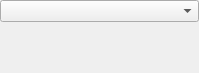
<?xml version="1.0" encoding="UTF-8"?>
<ui version="4.0">
 <class>MathsWidget</class>
 <widget class="QWidget" name="MathsWidget">
  <property name="geometry">
   <rect>
    <x>0</x>
    <y>0</y>
    <width>199</width>
    <height>73</height>
   </rect>
  </property>
  <property name="windowTitle">
   <string>Form</string>
  </property>
  <layout class="QVBoxLayout" name="verticalLayout_2">
   <property name="spacing">
    <number>0</number>
   </property>
   <property name="leftMargin">
    <number>0</number>
   </property>
   <property name="topMargin">
    <number>0</number>
   </property>
   <property name="rightMargin">
    <number>0</number>
   </property>
   <property name="bottomMargin">
    <number>0</number>
   </property>
   <item>
    <layout class="QVBoxLayout" name="verticalLayout">
     <item>
      <widget class="QComboBox" name="mathsComboBox">
       <property name="sizePolicy">
        <sizepolicy hsizetype="Expanding" vsizetype="Fixed">
         <horstretch>0</horstretch>
         <verstretch>0</verstretch>
        </sizepolicy>
       </property>
      </widget>
     </item>
     <item>
      <widget class="QStackedWidget" name="stackedWidget">
       <property name="currentIndex">
        <number>-1</number>
       </property>
      </widget>
     </item>
    </layout>
   </item>
  </layout>
 </widget>
 <resources/>
 <connections/>
</ui>
